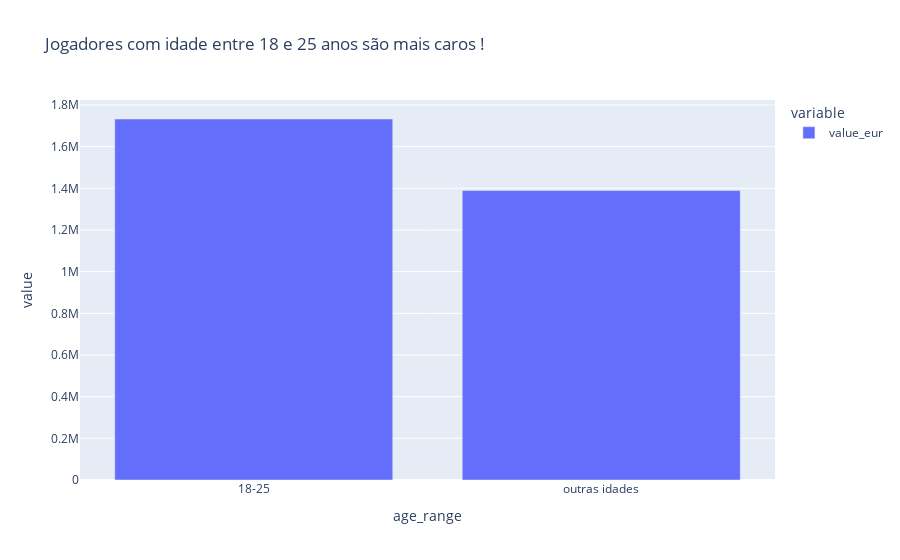

Write notebook code for a chart like this one.
### Code cell
fig = px.bar(h1, title='Jogadores com idade entre 18 e 25 anos são mais caros !')
fig.show()

### Figure 1 — Plotly figure (JSON) as saved in the notebook; plotly's stock layout.template omitted (floating-point values rounded to 4 significant figures)
{"data": [{"alignmentgroup": "True", "hovertemplate": "variable=value_eur<br>age_range=%{x}<br>value=%{y}<extra></extra>", "legendgroup": "value_eur", "marker": {"color": "#636efa", "pattern": {"shape": ""}}, "name": "value_eur", "offsetgroup": "value_eur", "orientation": "v", "showlegend": true, "textposition": "auto", "type": "bar", "x": ["18-25", "outras idades"], "xaxis": "x", "y": [1733000.0, 1389000.0], "yaxis": "y"}], "layout": {"barmode": "relative", "legend": {"title": {"text": "variable"}, "tracegroupgap": 0}, "title": {"text": "Jogadores com idade entre 18 e 25 anos são mais caros !"}, "xaxis": {"anchor": "y", "domain": [0, 1], "title": {"text": "age_range"}}, "yaxis": {"anchor": "x", "domain": [0, 1], "title": {"text": "value"}}}}
